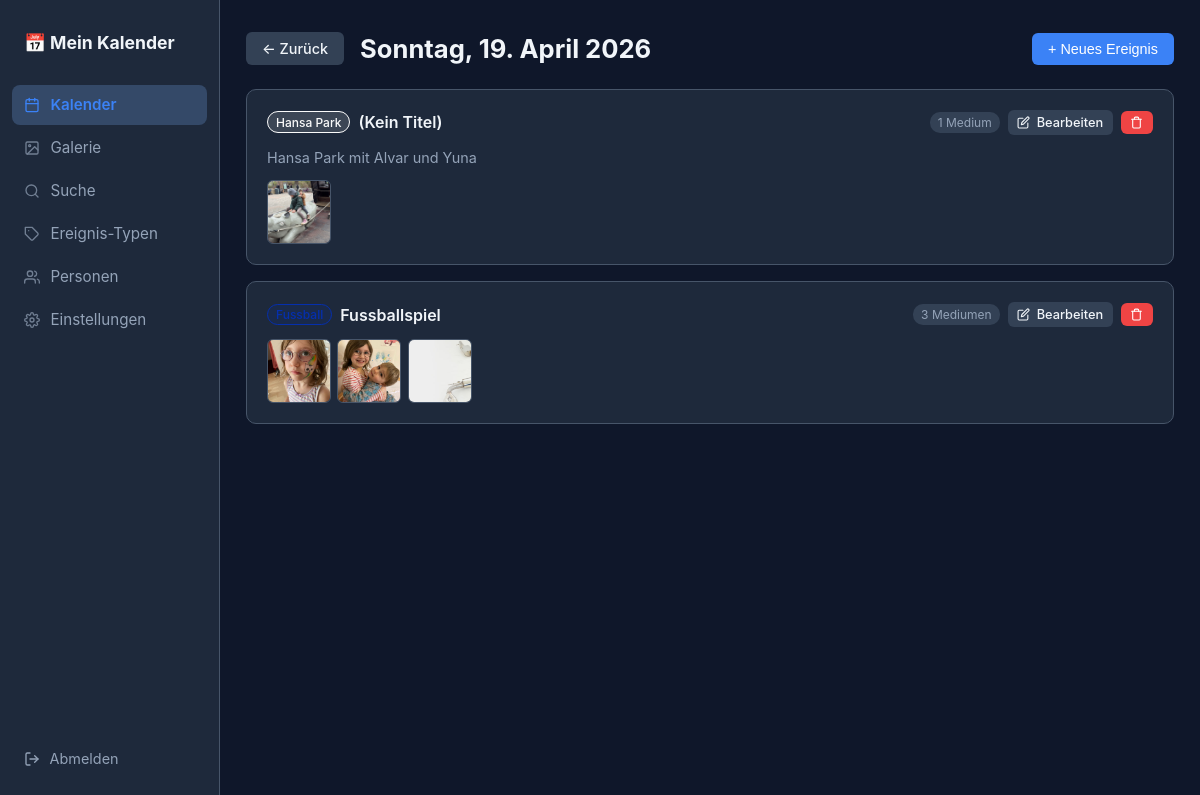
Screenshot of /tag/2026-04-19 (signed in) with the database file from the repository.
### tables this page shows
CREATE TABLE kategorien (
            id INTEGER PRIMARY KEY AUTOINCREMENT,
            name TEXT NOT NULL,
            farbe TEXT NOT NULL DEFAULT '#3b82f6'
        );

CREATE TABLE ereignisse (
            id INTEGER PRIMARY KEY AUTOINCREMENT,
            datum TEXT NOT NULL,
            titel TEXT DEFAULT '',
            text TEXT DEFAULT '',
            erstellt_am TEXT DEFAULT (datetime('now'))
        );

CREATE TABLE bilder (
            id INTEGER PRIMARY KEY AUTOINCREMENT,
            datum TEXT NOT NULL,
            dateiname TEXT NOT NULL,
            beschreibung TEXT DEFAULT ''
        , ereignis_id INTEGER, thumbnail TEXT DEFAULT NULL);

### app.py (the view)
@app.route('/tag/<datum>')
@login_required
def tag(datum):
    conn = get_db()
    ereignisse = conn.execute(
        "SELECT * FROM ereignisse WHERE datum=? ORDER BY erstellt_am", (datum,)
    ).fetchall()
    alle_kategorien = conn.execute("SELECT * FROM kategorien ORDER BY name").fetchall()
    alle_personen = conn.execute("SELECT * FROM personen ORDER BY favorit DESC, name").fetchall()
    ereignis_kategorien = {}
    for e in ereignisse:
        rows = conn.execute(
            "SELECT kategorie_id FROM ereignis_kategorien WHERE ereignis_id=?", (e['id'],)
        ).fetchall()
        ereignis_kategorien[e['id']] = {r['kategorie_id'] for r in rows}
    bilder_pro_ereignis = {}
    bild_personen = {}
    for e in ereignisse:
        bilder = conn.execute(
            "SELECT b.*, GROUP_CONCAT(bt.tag, ',') as tags FROM bilder b "
            "LEFT JOIN bild_tags bt ON bt.bild_id=b.id "
            "WHERE b.ereignis_id=? GROUP BY b.id", (e['id'],)
        ).fetchall()
        bilder_pro_ereignis[e['id']] = bilder
        for bild in bilder:
            bp = conn.execute(
                "SELECT person_id FROM bild_personen WHERE bild_id=?", (bild['id'],)
            ).fetchall()
            bild_personen[bild['id']] = {r['person_id'] for r in bp}
    conn.close()
    return render_template('tag.html',
        datum=datum,
        datum_formatiert=datum_formatieren(datum),
        ereignisse=ereignisse,
        alle_kategorien=alle_kategorien,
        alle_personen=alle_personen,
        ereignis_kategorien=ereignis_kategorien,
        bilder_pro_ereignis=bilder_pro_ereignis,
        bild_personen=bild_personen,
    )

### app.py (called while the page is built)
@app.template_filter('hex_darken')
def hex_darken_filter(hex_color, factor=0.82):
    c = hex_color.lstrip('#')
    if len(c) != 6:
        return hex_color
    r, g, b = int(c[0:2], 16), int(c[2:4], 16), int(c[4:6], 16)
    return f'#{int(r*factor):02x}{int(g*factor):02x}{int(b*factor):02x}'

@app.template_filter('ist_video')
def ist_video_filter(dateiname):
    return '.' in str(dateiname) and str(dateiname).rsplit('.', 1)[1].lower() in VIDEO_EXTENSIONS

def get_db():
    conn = sqlite3.connect(DB_PATH)
    conn.row_factory = sqlite3.Row
    conn.execute("PRAGMA foreign_keys = ON")
    return conn

def login_required(f):
    @wraps(f)
    def decorated(*args, **kwargs):
        if not session.get('eingeloggt'):
            return redirect(url_for('login', next=request.path))
        return f(*args, **kwargs)
    return decorated

def datum_formatieren(datum):
    dt = datetime.strptime(datum, '%Y-%m-%d')
    return f"{WOCHENTAGE[dt.weekday()]}, {dt.day}. {MONATE[dt.month]} {dt.year}"

### templates/tag.html (shortened to what this page needs)
{% extends "base.html" %}
{% block content %}
<div class="page-header">
    <a href="{{ url_for('monat', jahr=datum[:4], monat=datum[5:7]) }}" class="btn btn-ghost">← Zurück</a>
    <h1>{{ datum_formatiert }}</h1>
    <form method="POST" action="{{ url_for('ereignis_neu', datum=datum) }}" style="margin-left:auto">
        <button type="submit" class="btn btn-primary">+ Neues Ereignis</button>
    </form>
</div>
{% for e in ereignisse %}
<div class="ereignis-karte">
    <div class="ereignis-kopf">
        <div class="ereignis-kopf-links">
            {% set kats = [] %}
            {% for k in alle_kategorien %}
                {% if k.id in ereignis_kategorien.get(e.id, []) %}
                    <span class="chip-mini" style="background:{{ k.farbe }}22; border-color:{{ k.farbe }}; color:{{ k.farbe }}">{{ k.name }}</span>
                {% endif %}
            {% endfor %}
            <span class="ereignis-titel">{{ e.titel if e.titel else '(Kein Titel)' }}</span>
        </div>
        <div class="ereignis-kopf-rechts">
            {% set anz_bilder = bilder_pro_ereignis.get(e.id, []) | length %}
            {% if anz_bilder %}<span class="badge">{{ anz_bilder }} Medium{{ 'en' if anz_bilder != 1 }}</span>{% endif %}
            <a href="{{ url_for('ereignis_bearbeiten', eid=e.id) }}" class="btn btn-ghost btn-sm" title="Bearbeiten"><svg width="13" height="13" viewBox="0 0 24 24" fill="none" stroke="currentColor" stroke-width="2" stroke-linecap="round" stroke-linejoin="round"><path d="M11 4H4a2 2 0 0 0-2 2v14a2 2 0 0 0 2 2h14a2 2 0 0 0 2-2v-7"/><path d="M18.5 2.5a2.121 2.121 0 0 1 3 3L12 15l-4 1 1-4 9.5-9.5z"/></svg> Bearbeiten</a>
            <form method="POST" action="{{ url_for('ereignis_loeschen', eid=e.id) }}"
                  onsubmit="return confirm('Ereignis löschen?')" style="display:inline">
                <button type="submit" class="btn btn-sm btn-danger" title="Löschen"><svg width="13" height="13" viewBox="0 0 24 24" fill="none" stroke="currentColor" stroke-width="2" stroke-linecap="round" stroke-linejoin="round"><polyline points="3 6 5 6 21 6"/><path d="M19 6v14a2 2 0 0 1-2 2H7a2 2 0 0 1-2-2V6m3 0V4a2 2 0 0 1 2-2h4a2 2 0 0 1 2 2v2"/></svg></button>
            </form>
        </div>
    </div>
    {% if e.text %}
    <p class="ereignis-text-vorschau">{{ e.text[:200] }}{% if e.text|length > 200 %}…{% endif %}</p>
    {% endif %}
    {% set bilder = bilder_pro_ereignis.get(e.id, []) %}
    {% if bilder %}
    <div class="bilder-miniatur">
        {% for bild in bilder[:5] %}
        {% if bild.dateiname | ist_video %}
        <div class="miniatur-bild miniatur-video">▶</div>
        {% else %}
        <img src="{{ url_for('static', filename='uploads/' + bild.dateiname) }}"
             alt="{{ bild.beschreibung }}" class="miniatur-bild">
        {% endif %}
        {% endfor %}
    </div>
    {% endif %}
</div>
{% endfor %}
{% endblock %}

### static/css/style.css (style rules this page uses)
*, *::before, *::after { box-sizing: border-box; margin: 0; padding: 0; }
:root { --bg: #0f172a; --surface: #1e293b; --surface2: #334155; --border: #475569; --text: #f1f5f9; --text-muted: #94a3b8; --accent: #3b82f6; --accent-hover: #2563eb; --danger: #ef4444; --success: #22c55e; --radius: 10px; }
body { font-family: -apple-system, BlinkMacSystemFont, 'Segoe UI', sans-serif; background: var(--bg); color: var(--text); min-height: 100vh; display: flex; align-items: flex-start; }
.page-header { display: flex; align-items: center; gap: 1rem; margin-bottom: 1.5rem; }
.page-header h1 { font-size: 1.6rem; }
.btn { display: inline-flex; align-items: center; gap: 0.4rem; padding: 0.5rem 1rem; border-radius: 6px; border: none; cursor: pointer; font-size: 0.9rem; font-weight: 500; text-decoration: none; transition: background 0.2s, opacity 0.2s; }
.btn-primary { background: var(--accent); color: #fff; }
.btn-ghost { background: var(--surface2); color: var(--text); }
.btn-danger { background: var(--danger); color: #fff; }
.btn-sm { padding: 0.3rem 0.6rem; font-size: 0.8rem; }
.ereignis-karte { background: var(--surface); border: 1px solid var(--border); border-radius: var(--radius); padding: 1.25rem; margin-bottom: 1rem; transition: border-color 0.2s; }
.ereignis-kopf { display: flex; align-items: center; justify-content: space-between; gap: 1rem; flex-wrap: wrap; margin-bottom: 0.75rem; }
.ereignis-kopf-links { display: flex; align-items: center; gap: 0.5rem; flex-wrap: wrap; }
.ereignis-kopf-rechts { display: flex; align-items: center; gap: 0.5rem; flex-shrink: 0; }
.ereignis-titel { font-weight: 600; font-size: 1rem; }
.ereignis-text-vorschau { color: var(--text-muted); font-size: 0.9rem; margin-bottom: 0.75rem; line-height: 1.5; }
.chip-mini { display: inline-block; padding: 0.15rem 0.5rem; border-radius: 12px; border: 1px solid; font-size: 0.75rem; font-weight: 500; }
.badge { background: var(--surface2); color: var(--text-muted); font-size: 0.75rem; padding: 0.2rem 0.5rem; border-radius: 10px; }
.bilder-miniatur { display: flex; gap: 0.4rem; flex-wrap: wrap; align-items: center; }
.miniatur-bild { width: 64px; height: 64px; object-fit: cover; border-radius: 6px; border: 1px solid var(--border); }

### rows the page displays
ereignisse: titel "(Kein Titel)", id "1", text "Hansa Park mit Alvar und Yuna"
kategorien: name "Hansa Park"
bilder: dateiname (picture)
ereignisse: titel "Fussballspiel", anz_bilder "3", value "en"
bilder: dateiname (picture)
bilder: dateiname (picture)
bilder: dateiname (picture)

### other values shown
{{ datum_formatiert }} "Sonntag, 19. April 2026"
